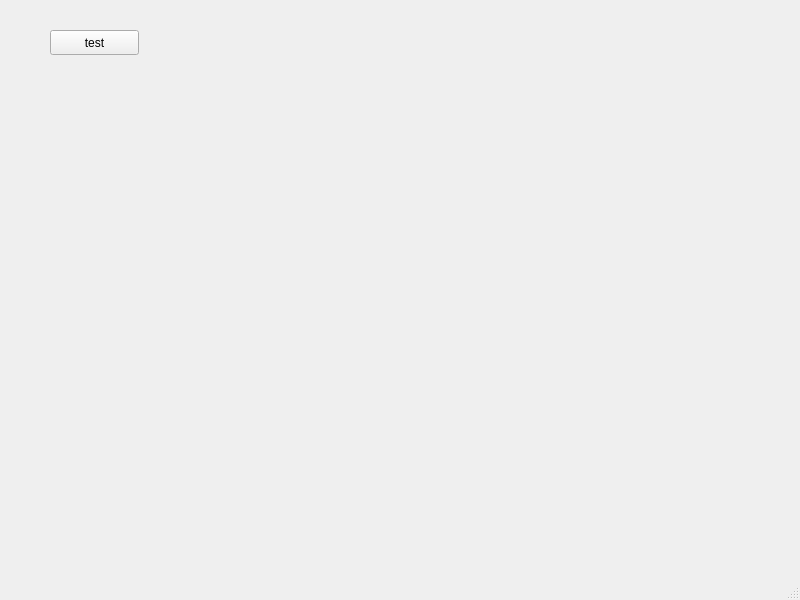
<?xml version="1.0" encoding="UTF-8"?>
<ui version="4.0">
 <class>MainWindow</class>
 <widget class="QMainWindow" name="MainWindow">
  <property name="geometry">
   <rect>
    <x>0</x>
    <y>0</y>
    <width>800</width>
    <height>600</height>
   </rect>
  </property>
  <property name="windowTitle">
   <string>MainWindow</string>
  </property>
  <widget class="QWidget" name="centralwidget">
   <widget class="QPushButton" name="pbtn_test">
    <property name="geometry">
     <rect>
      <x>50</x>
      <y>30</y>
      <width>89</width>
      <height>25</height>
     </rect>
    </property>
    <property name="text">
     <string>test</string>
    </property>
   </widget>
  </widget>
  <widget class="QMenuBar" name="menubar">
   <property name="geometry">
    <rect>
     <x>0</x>
     <y>0</y>
     <width>800</width>
     <height>22</height>
    </rect>
   </property>
  </widget>
  <widget class="QStatusBar" name="statusbar"/>
 </widget>
 <resources/>
 <connections/>
</ui>
